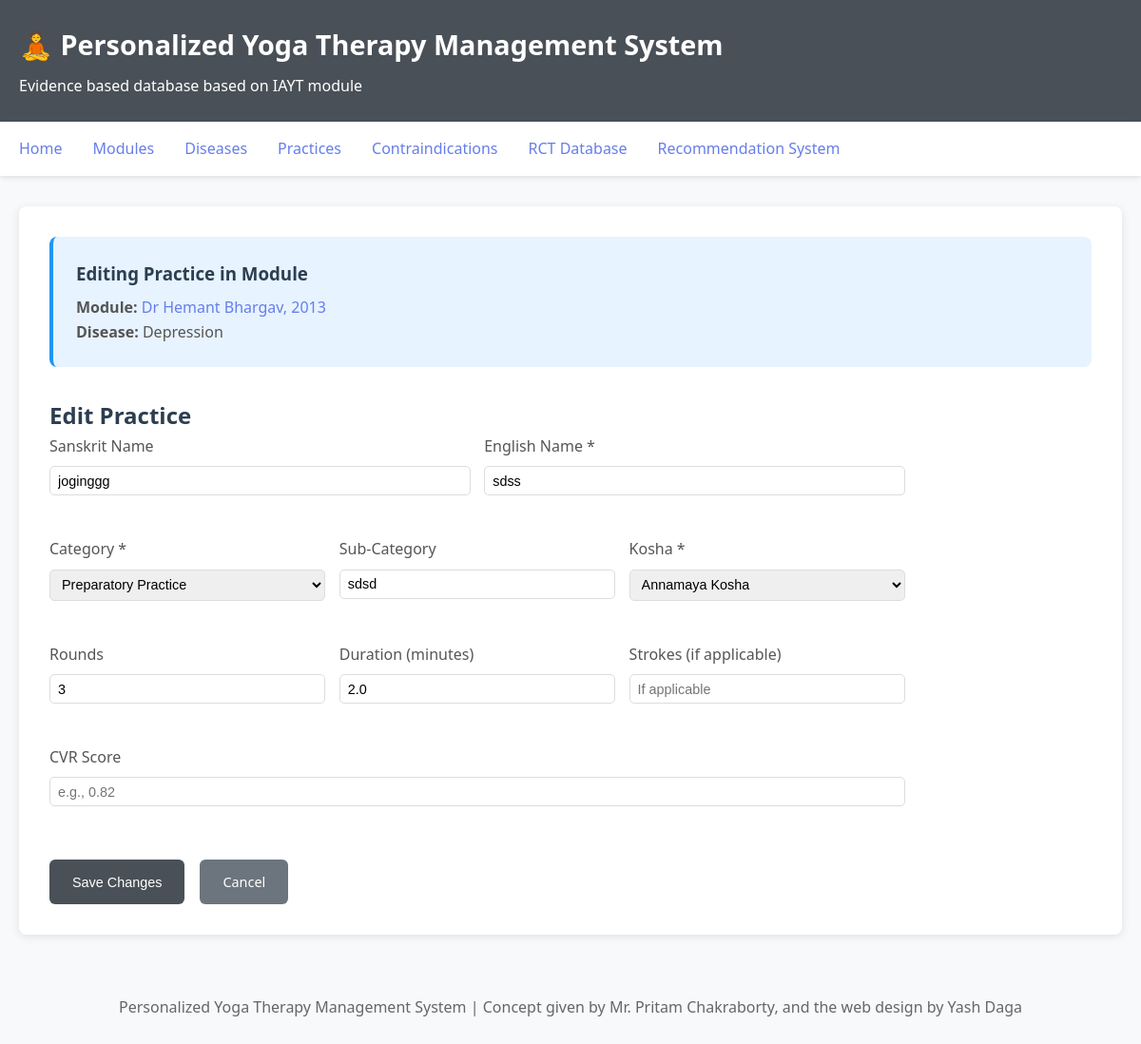
The app's page /module/2/practice/27/edit with its own data.
### database/models.py (models this page shows, shortened)
class Module(Base):
    __tablename__ = 'modules'
    id = Column(Integer, primary_key=True)
    disease_id = Column(Integer, ForeignKey('diseases.id'), nullable=False)
    disease = relationship('Disease', backref='modules')
    developed_by = Column(String(500))  # Citation (e.g., "Naveen et al., 2013")
    paper_link = Column(String(1000))  # Link to research paper
    module_description = Column(Text)
    practices = relationship('Practice', back_populates='module', cascade='all, delete-orphan')

class Disease(Base):
    __tablename__ = 'diseases'
    id = Column(Integer, primary_key=True)
    name = Column(String(200), unique=True, nullable=False)
    description = Column(Text)
    practices = relationship(
        'Practice',
        secondary=disease_practice_association,
        back_populates='diseases'
    )
    contraindications = relationship(
        'Contraindication',
        secondary=disease_contraindication_association,
        back_populates='diseases'
    )

class Practice(Base):
    __tablename__ = 'practices'
    id = Column(Integer, primary_key=True)
    practice_sanskrit = Column(String(200))
    practice_english = Column(String(200), nullable=False)
    practice_segment = Column(String(50), nullable=False)  # Preparatory Practice, Breathing Practice, etc. (now called "Category")
    sub_category = Column(String(100))  # Subcategory within the segment
    kosha = Column(String(50))  # Annamaya Kosha, Pranamaya Kosha, Manomaya Kosha, Vijnanamaya Kosha, Anandamaya Kosha
    rounds = Column(Integer)
    time_minutes = Column(Float)
    strokes_per_min = Column(Integer)
    strokes_per_cycle = Column(Integer)
    rest_between_cycles_sec = Column(Integer)
    variations = Column(Text)  # JSON string for variations list (now includes referred_in field)
    steps = Column(Text)  # JSON string for steps list
    description = Column(Text)
    how_to_do = Column(Text)  # How to do this practice
    cvr_score = Column(Float)  # Capacity-Variability-Responsiveness score
    photo_path = Column(String(500))  # Path to uploaded photo
    video_path = Column(String(500))  # Path to uploaded video
    citation_id = Column(Integer, ForeignKey('citations.id'))
    citation = relationship('Citation', back_populates='practices')
    module_id = Column(Integer, ForeignKey('modules.id'), nullable=True)
    module = relationship('Module', back_populates='practices')
    diseases = relationship(
        'Disease',
        secondary=disease_practice_association,
        back_populates='practices'
    )
    rct_count = Column(Integer, default=0)  # Number of RCTs supporting this practice category for each disease

### web/app.py (the view, shortened to what this page needs)
@app.route('/module/<int:module_id>/practice/<int:practice_id>/edit', methods=['GET', 'POST'])
def edit_practice_in_module(module_id, practice_id):
    session = get_db_session()
    try:
        module = session.query(Module).get(module_id)
        practice = session.query(Practice).get(practice_id)
        if not module:
            flash('Module not found', 'error')
            return redirect(url_for('list_modules'))
        if not practice or practice.module_id != module_id:
            flash('Practice not found in this module', 'error')
            return redirect(url_for('view_module', module_id=module_id))
        practice_segments = [
            'Preparatory Practice',
            'Breathing Practice',
            'Sequential Yogic Practice',
            'Yogasana',
            'Pranayama',
            'Meditation',
            'Chanting',
            'Additional Practices',
            'Kriya (Cleansing Techniques)',
            'Yogic Counselling'
        ]
        return render_template(
            'edit_practice_in_module.html',
            module=module,
            practice=practice,
            practice_segments=practice_segments
        )
    finally:
        session.close()

### database/models.py (called while the page is built)
def get_session(db_path='sqlite:///yoga_therapy.db'):
    engine = create_engine(db_path, echo=False)
    Session = sessionmaker(bind=engine)
    return Session()

### web/app.py (called while the page is built)
def get_db_session():
    return get_session(DB_PATH)

### web/templates/edit_practice_in_module.html (shortened to what this page needs)
{% extends "base.html" %}
{% block content %}
<div style="margin-bottom: 2rem; padding: 1.5rem; background: #e7f3ff; border-radius: 8px; border-left: 4px solid #2196F3;">
    <h3 style="margin: 0 0 0.5rem 0; color: #2c3e50;">Editing Practice in Module</h3>
    <p style="margin: 0; color: #555;">
        <strong>Module:</strong>
        {% if module.paper_link %}
            <a href="{{ module.paper_link }}" target="_blank" style="color: #667eea; text-decoration: none;">
                {{ module.developed_by or 'N/A' }}
            </a>
        {% else %}
            {{ module.developed_by or 'N/A' }}
        {% endif %}
        <br>
        <strong>Disease:</strong> {{ module.disease.name if module.disease else 'N/A' }}
    </p>
</div>
<h2>Edit Practice</h2>
<form method="POST" style="max-width: 900px;">
    <div class="compact-grid" style="margin-bottom: 1.25rem;">
        <div class="form-group">
            <label for="practice_sanskrit">Sanskrit Name</label>
            <input type="text" id="practice_sanskrit" name="practice_sanskrit"
                   value="{{ practice.practice_sanskrit or '' }}" placeholder="e.g., Shavasana">
        </div>
        <div class="form-group">
            <label for="practice_english">English Name *</label>
            <input type="text" id="practice_english" name="practice_english" required
                   value="{{ practice.practice_english }}" placeholder="e.g., Corpse pose">
        </div>
    </div>
    <div class="compact-grid three" style="margin-bottom: 1.25rem;">
        <div class="form-group">
            <label for="practice_segment">Category *</label>
            <select id="practice_segment" name="practice_segment" required>
                {% for segment in practice_segments %}
                <option value="{{ segment }}" {% if practice.practice_segment == segment %}selected{% endif %}>{{ segment }}</option>
                {% endfor %}
            </select>
        </div>
        <div class="form-group">
            <label for="sub_category">Sub-Category</label>
            <input type="text" id="sub_category" name="sub_category"
                   value="{{ practice.sub_category or '' }}" placeholder="e.g., standing_asana, pranayama_practices">
        </div>
        <div class="form-group">
            <label for="kosha">Kosha *</label>
            <select id="kosha" name="kosha" required>
                <option value="Annamaya Kosha" {% if practice.kosha == 'Annamaya Kosha' %}selected{% endif %}>Annamaya Kosha</option>
            </select>
        </div>
    </div>
    <div class="compact-grid three" style="margin-bottom: 1.25rem;">
        <div class="form-group">
            <label for="rounds">Rounds</label>
            <input type="number" id="rounds" name="rounds" value="{{ practice.rounds or '' }}" placeholder="e.g., 5">
        </div>
        <div class="form-group">
            <label for="time_minutes">Duration (minutes)</label>
            <input type="number" step="0.5" id="time_minutes" name="time_minutes" value="{{ practice.time_minutes or '' }}" placeholder="e.g., 2">
        </div>
        <div class="form-group">
            <label for="strokes_per_min">Strokes (if applicable)</label>
            <input type="number" id="strokes_per_min" name="strokes_per_min" value="{{ practice.strokes_per_min or '' }}" placeholder="If applicable">
        </div>
    </div>
    <div class="compact-grid" style="margin-bottom: 1.25rem;">
        <div class="form-group">
            <label for="cvr_score">CVR Score</label>
            <input type="number" step="0.01" id="cvr_score" name="cvr_score" value="{{ practice.cvr_score or '' }}" placeholder="e.g., 0.82">
        </div>
    </div>
    <div style="display: flex; gap: 1rem; margin-top: 2rem;">
        <button type="submit" class="btn">Save Changes</button>
        <a href="/module/{{ module.id }}" class="btn btn-secondary">Cancel</a>
    </div>
</form>
{% endblock %}

### web/templates/base.html (style rules this page uses)
* { margin: 0; padding: 0; box-sizing: border-box; }
body { font-family: 'Segoe UI', Tahoma, Geneva, Verdana, sans-serif; line-height: 1.6; color: #2c3e50; background-color: #f8f9fa; }
.btn { display: inline-block; padding: 0.75rem 1.5rem; background: #495057; color: white; text-decoration: none; border-radius: 6px; border: none; cursor: pointer; font-size: 0.9rem; font-weight: 500; transition: background 0.3s ease; }
.btn-secondary { background: #6c757d; }
.form-group { margin-bottom: 1.5rem; }
.form-group label { display: block; margin-bottom: 0.5rem; font-weight: 500; color: #555; }
.form-group input, .form-group select, .form-group textarea { width: 100%; padding: 0.7rem; border: 1px solid #ddd; border-radius: 5px; font-size: 1rem; }

### web/templates/edit_practice_in_module.html (style rules this page uses)
.compact-grid { display: grid; grid-template-columns: repeat(auto-fit, minmax(190px, 1fr)); gap: 0.9rem; }
.compact-grid.three { grid-template-columns: repeat(auto-fit, minmax(170px, 1fr)); }
.compact-grid .form-group input, .compact-grid .form-group select { padding: 0.4rem 0.5rem; font-size: 0.9rem; }

### records on screen
Module: developed_by "Dr Hemant Bhargav, 2013"
Disease: disease "Depression"
Practice: practice_sanskrit "joginggg", practice_english "sdss", practice_segment "Preparatory Practice", sub_category "sdsd", kosha "Annamaya Kosha", rounds "3", time_minutes "2.0"
